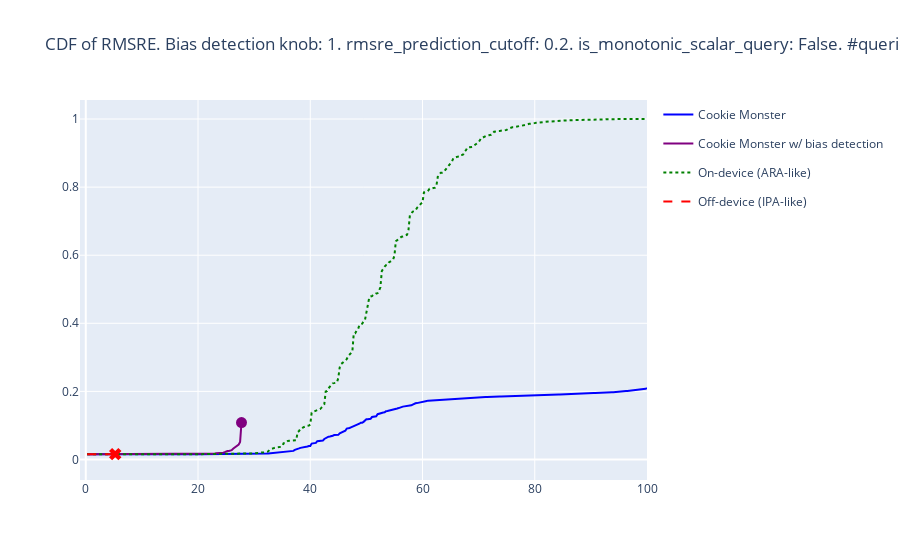

Notebook cell for this chart:
### Code cell
cdf_args["df"] = chopped_df
fig = go.Figure()
for trace in cdf(**cdf_args):
    fig.add_trace(trace)
fig.update_layout(title=f"CDF of RMSRE. Bias detection knob: {bias_detection_knob}. rmsre_prediction_cutoff: {rmsre_prediction_cutoff}. is_monotonic_scalar_query: {is_monotonic_scalar_query}. #queries {num_queries}")

fig

### Figure 1 — Plotly figure (JSON) as saved in the notebook; plotly's stock layout.template omitted (floating-point values rounded to 4 significant figures; data arrays with more than 128 entries replaced by an {"elided": "..."} marker saying what was removed)
{"data": [{"legendgroup": "Cookie Monster", "line": {"dash": "solid"}, "marker": {"color": "blue", "symbol": "circle"}, "mode": "lines", "name": "Cookie Monster", "showlegend": true, "type": "scatter", "x": {"elided": "400 float values"}, "y": {"elided": "400 float values"}}, {"legendgroup": "Cookie Monster w/ bias detection", "line": {"dash": "solid"}, "marker": {"color": "purple", "symbol": "circle"}, "mode": "lines", "name": "Cookie Monster w/ bias detection", "showlegend": true, "type": "scatter", "x": [0.25, 0.5, 0.75, 1, 1.25, 1.5, 1.75, 2, 2.25, 2.5, 2.75, 3, 3.25, 3.5, 3.75, 4, 4.25, 4.5, 4.75, 5, 5.25, 5.5, 5.75, 6, 6.25, 6.5, 6.75, 7.0, 7.25, 7.5, 7.75, 8, 8.25, 8.5, 8.75, 9, 9.25, 9.5, 9.75, 10, 10.25, 10.5, 10.75, 11, 11.25, 11.5, 11.75, 12, 12.25, 12.5, 12.75, 13, 13.25, 13.5, 13.75, 14.0, 14.25, 14.5, 14.75, 15, 15.25, 15.5, 15.75, 16, 16.25, 16.5, 16.75, 17, 17.25, 17.5, 17.75, 18, 18.25, 18.5, 18.75, 19, 19.25, 19.5, 19.75, 20, 20.25, 20.5, 20.75, 21, 21.25, 21.5, 21.75, 22, 22.25, 22.5, 22.75, 23, 23.25, 23.5, 23.75, 24, 24.25, 24.5, 24.75, 25, 25.25, 25.5, 25.75, 26, 26.25, 26.5, 26.75, 27, 27.25, 27.5, 27.75], "y": [0.01551, 0.01551, 0.01552, 0.01552, 0.01553, 0.01553, 0.01553, 0.01553, 0.01553, 0.01554, 0.01554, 0.01554, 0.01555, 0.01555, 0.01555, 0.01555, 0.01555, 0.01556, 0.01556, 0.01556, 0.01556, 0.01556, 0.01556, 0.01556, 0.01556, 0.01556, 0.01556, 0.01556, 0.01556, 0.01557, 0.01557, 0.01557, 0.01557, 0.01557, 0.01557, 0.01558, 0.01558, 0.01558, 0.01558, 0.01558, 0.01559, 0.01559, 0.01559, 0.01559, 0.01559, 0.0156, 0.0156, 0.0156, 0.0156, 0.0156, 0.0156, 0.01561, 0.01561, 0.01561, 0.01562, 0.01562, 0.01562, 0.01562, 0.01562, 0.01562, 0.01563, 0.01563, 0.01563, 0.01563, 0.01564, 0.01564, 0.01564, 0.01564, 0.01564, 0.01564, 0.01564, 0.01565, 0.01565, 0.01566, 0.01566, 0.01566, 0.01566, 0.01566, 0.01568, 0.01571, 0.01578, 0.01591, 0.01592, 0.01597, 0.016, 0.01623, 0.01624, 0.01644, 0.01652, 0.01654, 0.01737, 0.0176, 0.01857, 0.01859, 0.01884, 0.01978, 0.0198, 0.02004, 0.02141, 0.02353, 0.0248, 0.02516, 0.02671, 0.02721, 0.03152, 0.03413, 0.03728, 0.03909, 0.04384, 0.05157, 0.1084]}, {"legendgroup": "Cookie Monster w/ bias detection", "marker": {"color": "purple", "size": 11, "symbol": "circle"}, "mode": "markers", "name": "Cookie Monster w/ bias detection", "showlegend": false, "type": "scatter", "x": [27.75], "y": [0.1084]}, {"legendgroup": "On-device (ARA-like)", "line": {"dash": "dot"}, "marker": {"color": "green", "symbol": "diamond"}, "mode": "lines", "name": "On-device (ARA-like)", "showlegend": true, "type": "scatter", "x": {"elided": "400 float values"}, "y": {"elided": "400 float values"}}, {"legendgroup": "Off-device (IPA-like)", "line": {"dash": "dash"}, "marker": {"color": "red", "symbol": "x"}, "mode": "lines", "name": "Off-device (IPA-like)", "showlegend": true, "type": "scatter", "x": [0.25, 0.5, 0.75, 1, 1.25, 1.5, 1.75, 2, 2.25, 2.5, 2.75, 3, 3.25, 3.5, 3.75, 4, 4.25, 4.5, 4.75, 5, 5.25], "y": [0.01552, 0.01553, 0.01554, 0.01554, 0.01556, 0.01556, 0.01556, 0.01556, 0.01556, 0.01556, 0.01558, 0.0156, 0.0156, 0.0156, 0.0156, 0.01561, 0.01562, 0.01562, 0.01564, 0.01566, 0.01568]}, {"legendgroup": "Off-device (IPA-like)", "marker": {"color": "red", "size": 11, "symbol": "x"}, "mode": "markers", "name": "Off-device (IPA-like)", "showlegend": false, "type": "scatter", "x": [5.25], "y": [0.01568]}], "layout": {"title": {"text": "CDF of RMSRE. Bias detection knob: 1. rmsre_prediction_cutoff: 0.2. is_monotonic_scalar_query: False. #queries 400"}}}
